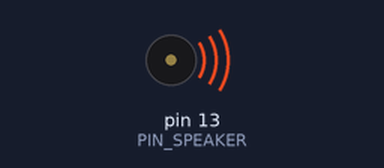
A sketch run on a simulated Arduino Uno, built with avr-gcc and run on an emulated ATmega328P. Shown: buzzer (waves = sounding).

Above: at 0.1 s.
Timing chart, 0 to 1.6 s (numbered marks = the images above):
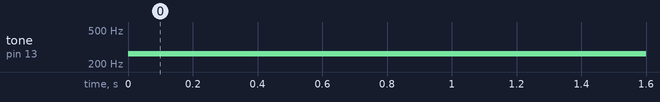

The sketch:

speaker.ino
```cpp
/*
    スピーカーから音を鳴らすプログラム。
*/

#include <Arduino.h>

#define PIN_SPEAKER (13)

void setup() {
    pinMode(PIN_SPEAKER, OUTPUT);
}

void loop() {
    tone(PIN_SPEAKER, 262); // ド

    delay(1000);
}
```

Measured:
- by itself, tone on pin 13 (PIN_SPEAKER): silent → 262 Hz at 0.00 s
